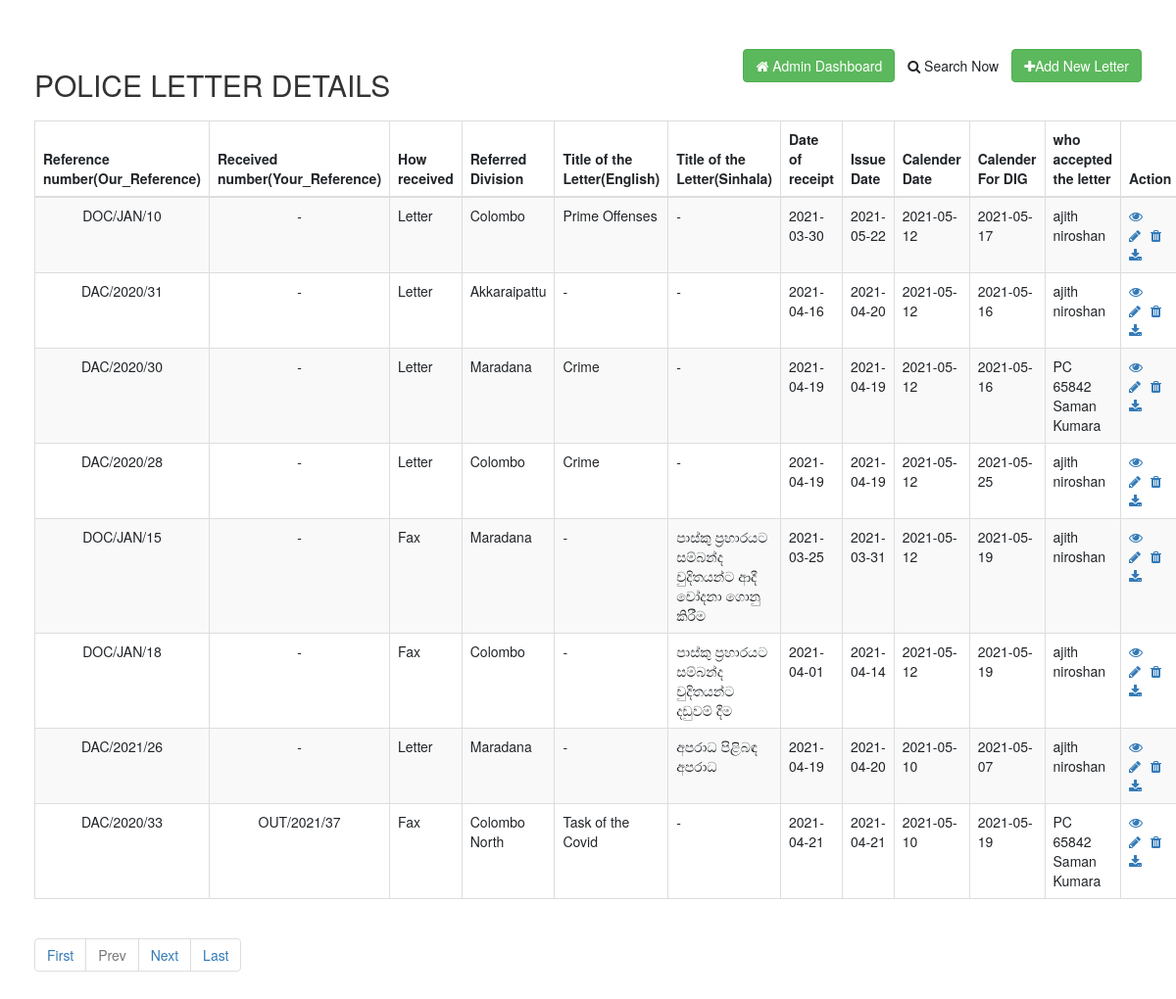
Screenshot of / (signed in) with the database file from the repository.
### tables this page shows
CREATE TABLE `registration` (
  `id` int(11) NOT NULL,
  `Reference_number` varchar(20) DEFAULT NULL,
  `Received_number` varchar(100) DEFAULT '-',
  `Date_of_receipt` date DEFAULT NULL,
  `How_received` varchar(50) DEFAULT NULL,
  `Referred_Division` varchar(25) DEFAULT NULL,
  `S_Title_of_the_Letters` varchar(250) DEFAULT '-',
  `E_Title_of_the_Lettere` varchar(250) DEFAULT '-',
  `file` varchar(50) DEFAULT NULL,
  `Issue_Date` date DEFAULT NULL,
  `Calender_Date` date DEFAULT NULL,
  `Calender_For_DIG` date DEFAULT NULL,
  `Officer_Name` varchar(250) DEFAULT '-'
);

### index.php (the view, shortened to what this page needs)
<?php
if (isset($_GET['pageno'])) {
    $pageno = $_GET['pageno'];
} else {
    $pageno = 1;
}
$no_of_records_per_page = 8;
$offset = ($pageno-1) * $no_of_records_per_page;
function datedifff($datess) {
    $now = time();
    $your_date = strtotime($datess);
    $datediff = ceil(($now - $your_date)/86400);
    return ($datediff);
}
?>
<!DOCTYPE html>
<html lang="en">
<head>
    <link rel="stylesheet" href="https://stackpath.bootstrapcdn.com/bootstrap/4.5.2/css/bootstrap.min.css">
    <link rel="stylesheet" href="https://maxcdn.bootstrapcdn.com/font-awesome/4.7.0/css/font-awesome.min.css">
    <link rel="stylesheet" href="https://maxcdn.bootstrapcdn.com/bootstrap/3.3.7/css/bootstrap.min.css">
</head>
<body>
    <div class="wrapper">
        <div class="container-fluid">
            <div class="row">
                <div class="col-md-12">
                    <div class="mt-5 mb-3 clearfix">
                        <h2 class="pull-left">POLICE LETTER DETAILS</h2>
                        <a href="create.php" class="btn btn-success pull-right"><i class="fa fa-plus"></i>Add New Letter</a>
                        <a href="search.php?RefNum=&YrRefNum=&Issue_Date=&DateRec=&Calender_Date=&HowRecv=&RefDiv=&Officer_Name=&STitle=&ETitle=&submit=" class="btn pull-right"><i class="fa fa-search"></i> Search Now</a>
                        <?php
                        if ($_SESSION["user_type"]=='1') {
                            echo '<a href="admin-dash.php" class="btn btn-success pull-right"><i class="fa fa-home"></i> Admin Dashboard</a>';
                        }else{
                            echo '<a href="welcome.php" class="btn btn-success pull-right"><i class="fa fa-home"></i> User Account Page</a>';
                        }
                        ?>
                        </div>
                    <?php
                    require_once "includes/db_config.php";
                    $total_pages_sql = "SELECT COUNT(*) FROM registration";
                    $result1 = mysqli_query($link,$total_pages_sql);
                    $total_rows = mysqli_fetch_array($result1)[0];
                    $total_pages = ceil($total_rows / $no_of_records_per_page);
                    $sql = "SELECT * FROM registration  LIMIT $offset, $no_of_records_per_page";
                    if($result = mysqli_query($link, $sql)){
                        if(mysqli_num_rows($result) > 0){
                            echo '<table class="table table-bordered table-striped">';
                                echo "<thead>";
                                    echo "<tr>";
                                        echo "<th>Reference number(Our_Reference)</th>";
                                        echo "<th>Received number(Your_Reference)</th>";
                                        echo "<th>How received</th>";
                                        echo "<th>Referred Division</th>";
                                        echo "<th>Title of the Letter(English)</th>";
                                        echo "<th>Title of the Letter(Sinhala)</th>";
                                        echo "<th>Date of receipt</th>";
                                        echo "<th>Issue Date</th>";
                                        echo "<th>Calender Date</th>";
                                        echo "<th>Calender For DIG</th>";
                                        echo "<th>who accepted the letter</th>";
                                        echo "<th style='width:50px;'><center>Action</center></th>";
                                    echo "</tr>";
                                echo "</thead>";
                                echo "<tbody>";
                                while($row = mysqli_fetch_array($result)){
                                    echo '<tr ' ;
                                    if (datedifff($row['Issue_Date'])<=4 or datedifff($row['Calender_Date'])<=4 or datedifff($row['Calender_For_DIG'])<=4) {echo 'style="background-color: #ff3a3a;"';}
                                    else if  (datedifff($row['Issue_Date'])<=6 or datedifff($row['Calender_Date'])<=6 or datedifff($row['Calender_For_DIG'])<=6) {echo 'style="background-color: #ffa03e;"';}
                                    else if  (datedifff($row['Issue_Date'])<=10 or datedifff($row['Calender_Date'])<=10 or datedifff($row['Calender_For_DIG'])<=10) {echo 'style="background-color: #e1ff3e;"';}
                                    echo'>';
                                        echo "<td><center>" . $row['Reference_number'] . "</center></td>";
                                        echo "<td><center>" . $row['Received_number'] . "</center></td>";
                                        echo "<td>" . $row['How_received'] . "</td>";
                                        echo "<td>" . $row['Referred_Division'] . "</td>";
                                        echo "<td>" . $row['E_Title_of_the_Lettere'] . "</td>";
                                        echo "<td>" . $row['S_Title_of_the_Letters'] . "</td>";
                                        echo "<td>" . $row['Date_of_receipt'] . "</td>";
                                        echo "<td>" . $row['Issue_Date'] . "</td>";
                                        echo "<td>" . $row['Calender_Date'] . "</td>";
                                        echo "<td>" . $row['Calender_For_DIG'] . "</td>";
                                        echo "<td>" . $row['Officer_Name'] . "</td>";
                                        echo "<td>";
                                            echo '<a href="read.php?id='. $row['id'] .'" class="mr-3" title="View Record" data-toggle="tooltip"><span class="fa fa-eye"></span></a>';
                                            echo '<a href="update.php?id='. $row['id'] .'" class="mr-3" title="Update Record" data-toggle="tooltip"><span class="fa fa-pencil"></span></a>';
                                            if($_SESSION['user_type']=='1') { echo ('<a href="delete.php?id='. $row['id'] .'" class="mr-3" title="Delete Record" data-toggle="tooltip"><span class="fa fa-trash"></span></a>'); }
                                            echo '<a href="download.php?file='. $row['file'] .'" class="mr-3" title="Download Document" data-toggle="tooltip"><span class="fa fa-download"></span></a>';
                                        echo "</td>";
                                    echo "</tr>";
                                }
                                echo "</tbody>";
                            echo "</table>";?>
                            <ul class="pagination">
                                <li><a href="?pageno=1">First</a></li>
                                <li class="<?php if($pageno <= 1){ echo 'disabled'; } ?>">
                                    <a href="<?php if($pageno <= 1){ echo '#'; } else { echo "?pageno=".($pageno - 1); } ?>">Prev</a>
                                </li>
                                <li class="<?php if($pageno >= $total_pages){ echo 'disabled'; } ?>">
                                    <a href="<?php if($pageno >= $total_pages){ echo '#'; } else { echo "?pageno=".($pageno + 1); } ?>">Next</a>
                                </li>
                                <li><a href="?pageno=<?php echo $total_pages; ?>">Last</a></li>
                            </ul>
                            <?php
                        } else{
                            echo '<div class="alert alert-danger"><em>No records were found.</em></div>';
                            echo '<a href="index.php" class="btn btn-success">Visit Home</a>';
                        }
                    } else{
                        echo '<div class="alert alert-danger"><em>Oops! Something went wrong. Please try again later.</em></div>';
                        echo '<a href="index.php" class="btn btn-success">Visit Home</a>';
                    }
                    ?>
                </div>
            </div>
        </div>
    </div>
</body>
</html>

### index.php (style rules this page uses)
.wrapper { width: 100%; margin: 0 auto; padding: 20px; }
table tr td:last-child { width: 120px; }

### rows the page displays
registration: Reference_number "DOC/JAN/10", Received_number "-", How_received "Letter", Referred_Division "Colombo", E_Title_of_the_Lettere "Prime Offenses", S_Title_of_the_Letters "-", Date_of_receipt "2021-03-30", Issue_Date "2021-05-22", Calender_Date "2021-05-12", Calender_For_DIG "2021-05-17", Officer_Name "ajith niroshan"
registration: Reference_number "DAC/2020/31", Received_number "-", How_received "Letter", Referred_Division "Akkaraipattu", E_Title_of_the_Lettere "-", S_Title_of_the_Letters "-", Date_of_receipt "2021-04-16", Issue_Date "2021-04-20", Calender_Date "2021-05-12", Calender_For_DIG "2021-05-16", Officer_Name "ajith niroshan"
registration: Reference_number "DAC/2020/30", Received_number "-", How_received "Letter", Referred_Division "Maradana", E_Title_of_the_Lettere "Crime", S_Title_of_the_Letters "-", Date_of_receipt "2021-04-19", Issue_Date "2021-04-19", Calender_Date "2021-05-12", Calender_For_DIG "2021-05-16", Officer_Name "PC 65842 Saman Kumara"
registration: Reference_number "DAC/2020/28", Received_number "-", How_received "Letter", Referred_Division "Colombo", E_Title_of_the_Lettere "Crime", S_Title_of_the_Letters "-", Date_of_receipt "2021-04-19", Issue_Date "2021-04-19", Calender_Date "2021-05-12", Calender_For_DIG "2021-05-25", Officer_Name "ajith niroshan"
registration: Reference_number "DOC/JAN/15", Received_number "-", How_received "Fax", Referred_Division "Maradana", E_Title_of_the_Lettere "-", S_Title_of_the_Letters "පාස්කු ප්‍රහාරයට සම්බන්ද චුදිතයන්ට ආදී චෝදනා ගොනු කිරීම", Date_of_receipt "2021-03-25", Issue_Date "2021-03-31", Calender_Date "2021-05-12", Calender_For_DIG "2021-05-19", Officer_Name "ajith niroshan"
registration: Reference_number "DOC/JAN/18", Received_number "-", How_received "Fax", Referred_Division "Colombo", E_Title_of_the_Lettere "-", S_Title_of_the_Letters "පාස්කු ප්‍රහාරයට සම්බන්ද චුදිතයන්ට දඩුවම් දීම", Date_of_receipt "2021-04-01", Issue_Date "2021-04-14", Calender_Date "2021-05-12", Calender_For_DIG "2021-05-19", Officer_Name "ajith niroshan"
registration: Reference_number "DAC/2021/26", Received_number "-", How_received "Letter", Referred_Division "Maradana", E_Title_of_the_Lettere "-", S_Title_of_the_Letters "අපරාධ පිළිබඳ අපරාධ", Date_of_receipt "2021-04-19", Issue_Date "2021-04-20", Calender_Date "2021-05-10", Calender_For_DIG "2021-05-07", Officer_Name "ajith niroshan"
registration: Reference_number "DAC/2020/33", Received_number "OUT/2021/37", How_received "Fax", Referred_Division "Colombo North", E_Title_of_the_Lettere "Task of the Covid", S_Title_of_the_Letters "-", Date_of_receipt "2021-04-21", Issue_Date "2021-04-21", Calender_Date "2021-05-10", Calender_For_DIG "2021-05-19", Officer_Name "PC 65842 Saman Kumara"
